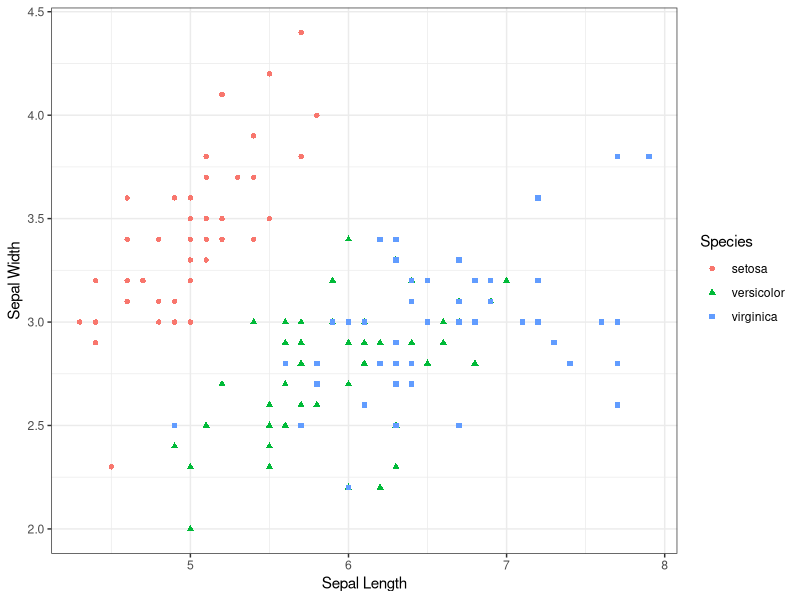

This figure's R source: (Note: this script raises an error after producing the figure.)
## ---- chunk 1
library(ggplot2)
# Dataset
head(iris)
## ---- chunk 2
scatter <- ggplot(data=iris, aes(x= Sepal.Length, y = Sepal.Width))
scatter + geom_point(aes(color=Species, shape=Species)) +
  xlab("Sepal Length") + ylab("Sepal Width") +
  theme_bw()
## ---- chunk 3
knitr::include_graphics("cute-red-panda-40.jpg")
## ---- chunk 4
library(tidyverse)
covid_deaths <- read_csv("covid_deaths_by_age_2020-06-05.csv")
# let's select the rows of actual data
covid_deaths_filtered <- covid_deaths[7:16,]
# set column names 
names(covid_deaths_filtered) <- c("age_group", "non-covid_excess_mortality", "covid_excess_mortality")
# convert to long-format dataframe
covid_deaths_long <- pivot_longer(covid_deaths_filtered, -age_group, names_to = "mortality_type", values_to = "deaths")
# convert deaths to a numeric
covid_deaths_long$deaths <- as.numeric(covid_deaths_long$deaths)
# plot 
ggplot(covid_deaths_long, aes(x = age_group, y = deaths)) +
  geom_bar(aes(fill = mortality_type), stat="identity", position=position_dodge()) +
  ylab("Deaths registered per 100,000") +
  xlab("Age Group") +
  theme_bw() +
  theme(legend.position = "top",
        legend.direction = "horizontal") +
  scale_fill_manual(name = "", 
                    labels = c("COVID-19 mortality rate", "Non-COVID-19 excess mortality rate"), 
                    values = c("tomato", "steelblue")) +
  labs(caption = "Source: Office for National Statistics")
